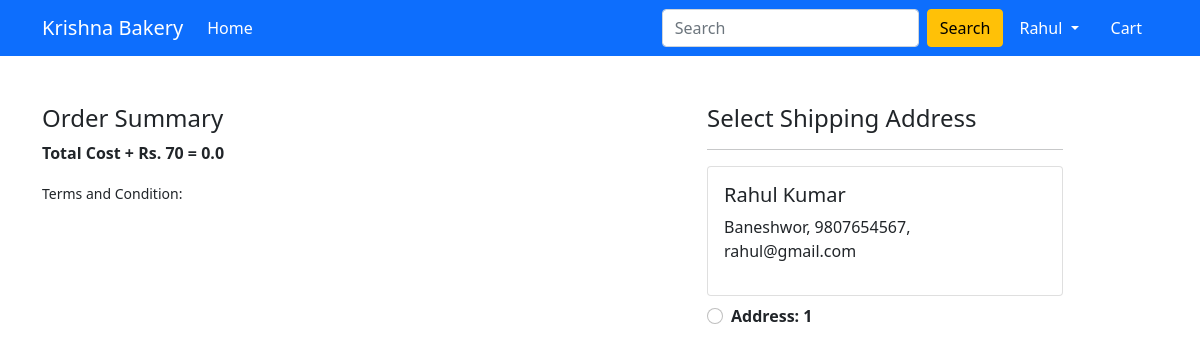
The page /checkout/ (signed in) on the database its author committed.
### bakery/models.py (models this page shows, shortened)
class Customer(models.Model):
    user = models.ForeignKey(
        User, on_delete=models.CASCADE, blank=True, null=True)
    name = models.CharField(max_length=200)
    address = models.CharField(max_length=200, blank=True, null=True)
    phone = models.TextField(blank=True, null=True, max_length=10)
    email = models.EmailField(blank=True, null=True)
    id = models.UUIDField(default=uuid.uuid4, unique=True,
                          primary_key=True, editable=False)

### bakery/views.py (the view)
# urls.py: path('checkout/', views.checkout, name='checkout'),
@login_required
def checkout(request):
    user = request.user
    add = Customer.objects.filter(user=user)
    cart_items = Cart.objects.filter(user=user)
    amount = 0.0
    shipping_amount = 70.0
    totalamount = 0.0
    cart_product = [p for p in Cart.objects.all() if p.user == request.user]
    if cart_product:
        for p in cart_product:
            tempamount = (p.quantity * p.product.discounted_price)
            amount += tempamount
        totalamount = amount + shipping_amount
    return render(request, 'app/checkout.html', {'add': add, 'totalamount': totalamount, 'cart_items': cart_items})

### bakery/templates/app/checkout.html (shortened to what this page needs)
{% extends 'app/base.html' %}
{% load static %}
{% block main-content %}
<div class="container">
  <div class="row mt-5">
    <div class="col-sm-6">
      <h4>Order Summary</h4>
      <p class="fw-bold">Total Cost + Rs. 70 = {{totalamount}}</p>
      <small>Terms and Condition: </small>
    </div>
    <div class="col-sm-4 offset-sm-1">
      <h4>Select Shipping Address</h4>
      <hr>
      <form action="/paymentdone" id="myform">
        {% for ad in add %}
        <div class="card">
          <div class="card-body">
            <h5>{{ad.name}}</h5>
            <p>{{ad.address}}, {{ad.phone}}, {{ad.email}}</p>
          </div>
        </div>
        <div class="form-check mt-2 mb-5">
          <input class="form-check-input" type="radio" name="custid" id="custadd{{forloop.counter}}" value="{{ad.id}}">
          <label class="form-check-label fw-bold" for="custadd{{forloop.counter}}">
            Address: {{forloop.counter}} </label>
        </div>
        {% endfor %}
      </form>
    </div>
  </div>
</div>
{% endblock main-content %}

### bakery/templates/app/base.html (shortened to what this page needs)
<!doctype html>
{% load static %}
<html lang="en">
<head>
  <link href="https://cdn.jsdelivr.net/npm/bootstrap@5.0.0-beta1/dist/css/bootstrap.min.css" rel="stylesheet"
>
  <link rel="stylesheet" href="{% static 'app/css/owl.carousel.min.css' %}">
  <link rel="stylesheet" href="{% static 'app/css/all.min.css' %}">
  <link rel="stylesheet" href="{% static 'app/css/style.css' %}">
</head>
<body>
  <nav class="navbar navbar-expand-lg navbar-dark bg-primary">
    <div class="container">
      <a class="navbar-brand" href="/">Krishna Bakery</a>
      <div class="collapse navbar-collapse" id="navbarSupportedContent">
        <ul class="navbar-nav me-auto mb-2 mb-lg-0">
          <li class="nav-item">
            <a class="nav-link active" aria-current="page" href="/">Home</a>
          </li>
        </ul>
        <form action="{% url 'home' %}" method="get" class="d-flex">
          <input class="form-control me-2" type="search" placeholder="Search" aria-label="Search" name="search_query"
            value="{{search_query}}">
          <button class="btn btn-warning" type="submit">Search</button>
        </form>
        <div>
          <ul class="navbar-nav me-auto mb-2 mb-lg-0">
            {% if request.user.is_authenticated %}
            <li class="nav-item dropdown mx-2">
              <a class="nav-link dropdown-toggle text-white" href="#" id="profileDropdown" role="button"
                data-bs-toggle="dropdown" aria-expanded="false">
                {{request.user.username|capfirst}}
              </a>
            </li>
            <div>
              <ul class="navbar-nav me-auto mb-2 mb-lg-0">
                <li class="nav-item mx-2">
                  <a href="{% url 'showcart' %}" class="nav-link text-white">
                    Cart </a>
                </li>
                {% endif %}
              </ul>
            </div>
        </div>
      </div>
  </nav>
  {% block main-content %} {% endblock main-content %}
</body>
</html>

### rows shown on the page
Customer: name "Rahul Kumar", address "Baneshwor", phone "9807654567", email "rahul@gmail.com"

### other values the page prints
{{ request.user.username|capfirst }} "Rahul"
{{ totalamount }} "0.0"
